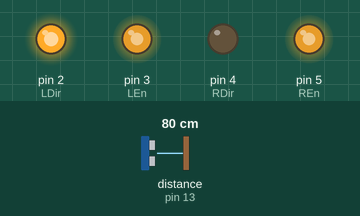
Recording of a sketch running on a simulated Arduino Uno, built with avr-gcc and run on an emulated ATmega328P. Parts: output pins drawn as LEDs (lit = HIGH). Inputs (shaded band) come from the test bench; at power-on: distance to the obstacle (sensor on pin 13) 80 cm. The echo pulse lasts 58.3 µs per cm.

Above: at 1.2 s.
1.3 s: distance to the obstacle (sensor on pin 13) set to 47 cm
2.8 s: distance to the obstacle (sensor on pin 13) set to 41 cm
At 3.2 s:
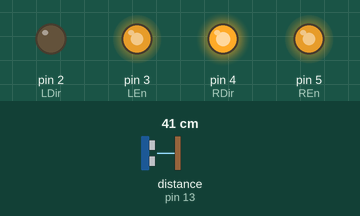
At 4.8 s:
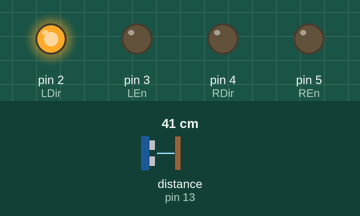
Timing chart, 0 to 11.1 s (numbered marks = the images above; inputs shaded):
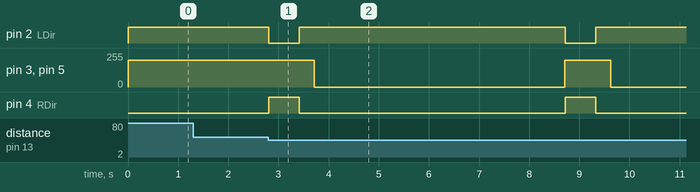

The sketch:

mid2.ino
```cpp
#include <hcsr04.h>
#define TRIG_PIN 12
#define ECHO_PIN 13

int LEn=3;
int REn=5;
int LDir=2;
int RDir=4;
int myt;
int t1;

HCSR04 hcsr04(TRIG_PIN, ECHO_PIN, 20, 4000);
void setup() {
  pinMode(LEn, OUTPUT);
  pinMode(REn, OUTPUT);
  pinMode(LDir, OUTPUT);
  pinMode(RDir, OUTPUT);

  Serial.begin(9600);

  //analogWrite(LEn, 200);
  //analogWrite(REn, 200);
  digitalWrite(LDir,HIGH);
  digitalWrite(RDir,LOW);

}

void loop() {
analogWrite(LEn, 200);
analogWrite(REn, 200);
 if(hcsr04.distanceInMillimeters()>450)
 {
  digitalWrite(LDir,HIGH);
  digitalWrite(RDir,LOW);
  delay(50);
 }

if((hcsr04.distanceInMillimeters()<450)&&(hcsr04.distanceInMillimeters()>10))
 {
  myt=millis();

  //компенсация инерции:
  digitalWrite(LDir,LOW);
  digitalWrite(RDir,HIGH);
  delay(500);

        do{
          digitalWrite(LDir,LOW);
          digitalWrite(RDir,HIGH);
          delay(100);
          }
        while(hcsr04.distanceInMillimeters()>450);

    t1 = millis() - myt;
    t1 = round(t1 / 2);

  digitalWrite(LDir,HIGH);
  digitalWrite(RDir,LOW);

  delay(t1);

  analogWrite(LEn, 0);
  analogWrite(REn, 0);
  delay(5000);

 }
}
```

Measured:
- the behaviour switches between 45 and 44 cm on distance to the obstacle (sensor on pin 13) (found by bisection; images 0 and 1)
- after the input at 1.3 s, every drawn part: stays the same
- after the input at 2.8 s, pin 2 (LDir): alternates HIGH for 5.3 s and LOW for 0.60 s, starting at once; pin 3 (LEn), pin 5 (REn): 200/255 → 0/255 after 0.91 s, → 200/255 5.0 s later, → 0/255 0.91 s later; pin 4 (RDir): alternates HIGH for 0.60 s and LOW for 5.3 s, starting at once
